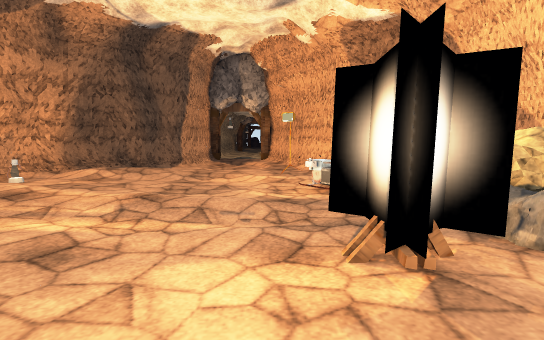
view 1 (above)

16 first-person views from a walk through a Unity game level. The camera is 1.3 m above the floor, tilts 6° down and sees 85° across. The floor is counted in squares, 1 m on a side. Each view is taken from the middle of a square. On the plan, view 1 faces up. The plan holds only what a view shows up to about 14 squares ahead; the rest is blank. The place goes on beyond the plan. The player character is not drawn. Some surface patterns are stand-ins.

view 2
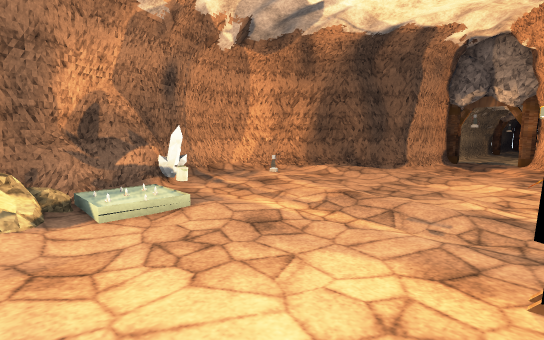

view 3
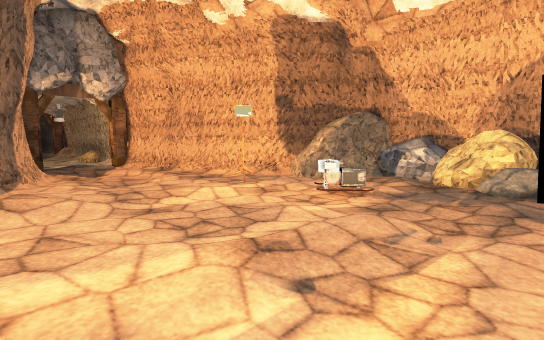

view 4
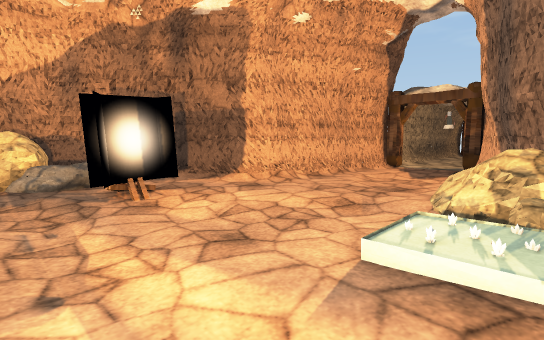

view 5
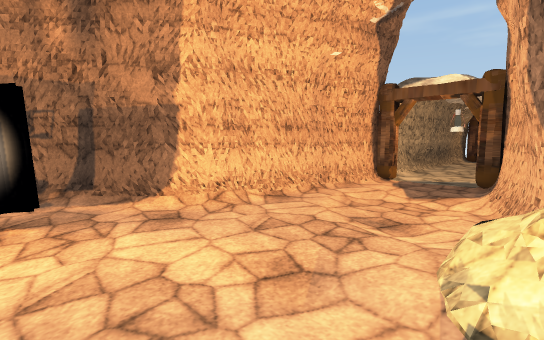

view 6
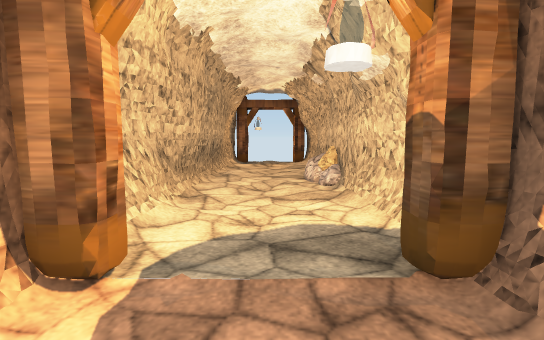

view 7
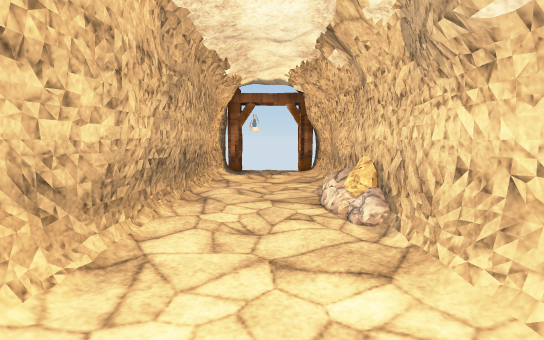

view 8
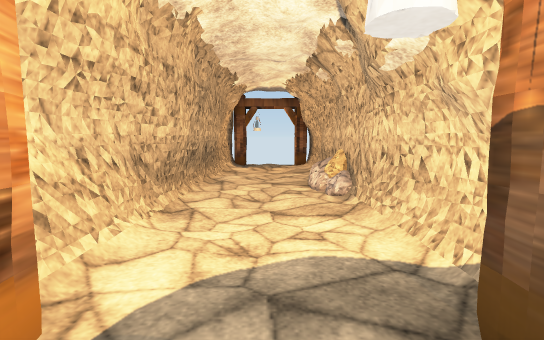

view 9
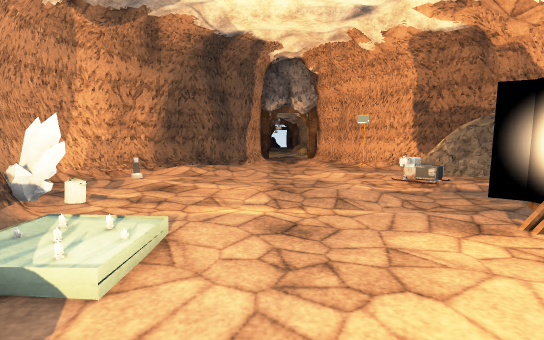

view 10
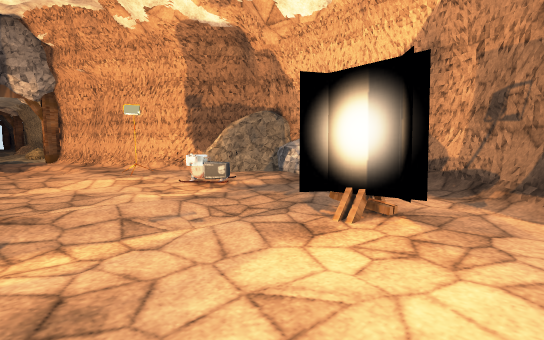

view 11
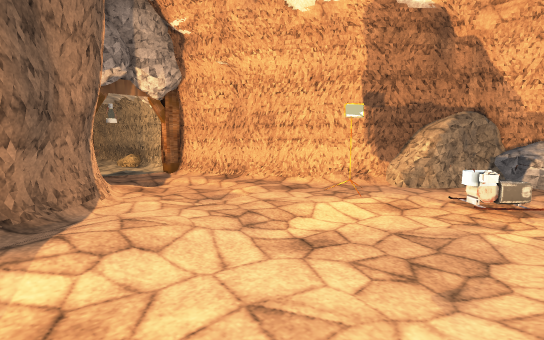

view 12
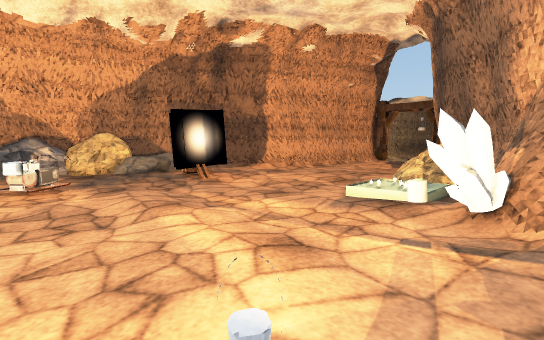

view 13
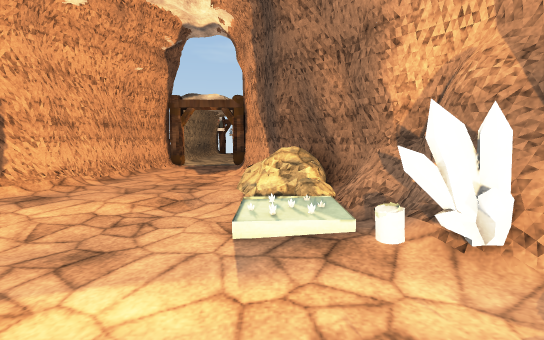

view 14
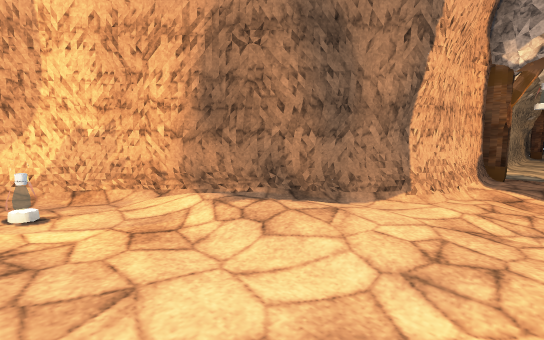

view 15
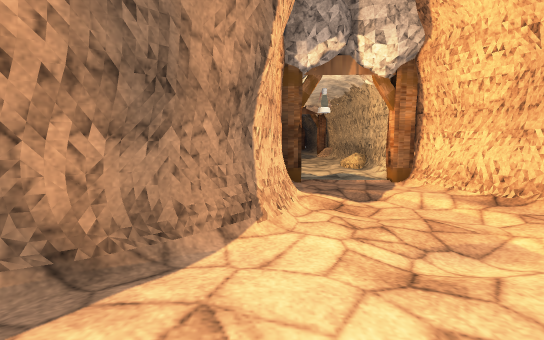

view 16
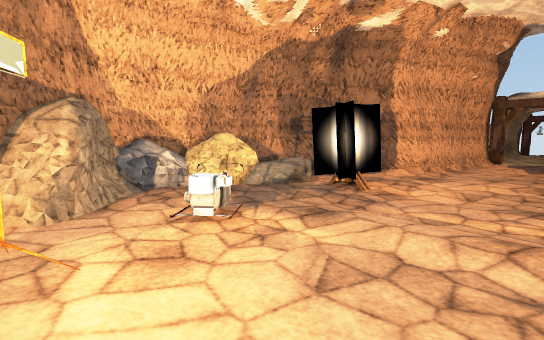

### Floor plan
Key: @ floor where view 1 was taken; # wall or solid block; x gap in a wall; . main floor; : floor 0.25 m higher than the main floor; - floor 0.25 m lower than the main floor; + floor 0.5 m higher than the main floor; / step, stairs or slope; G generator; L lantern; R rock; O other object.
Columns run from 10 left of view 1 to 6 right of it. Each row starts with its distance up from view 1.
 21           #
 20          .#
 19       ## .#
 18       #...#
 17       #./.##
 16       #.-..#
 15       #.--.#
 14      ##....##
 13    ###..-/..#
 12   ##/:......##
 11  ##/::.....O.#R
 10  #/....--....RRR
  9 ##.........G..RRR
  8 #/.L......-GG..RR
  7 ##...../....G..RR
  6 ##:...........RR#
  5  #/....----..:RR#
  4  ##OO...--.O.++##
  3   ##//..---OORR##
  2   ##/ ......./##
  1    # ..-..../##
  0    ##R/...@/##
 -1     #R/....##
 -2     ##.-/..#
 -3      #.....#
 -4      #/--./#
 -5      ##.-.##
 -6       #...#
 -7       #L..#
 -8       #...#
 -9       #...#
-10       #...#
-11       #...#
-12       #...#
-13       R/..#
-14       #R..#
-15       #...#
-16       #...#
-17       #...#
-18       #...#
-19       #...#
-20       #x O#

Positions as (right, up) in squares from view 1, and headings:
1: (0, 0), facing up
2: (1, 0), facing up-left
3: (-5, 4), facing up-right
4: (-6, 6), facing down-right
5: (-5, 3), facing down-right
6: (-2, -5), facing down
7: (-2, -8), facing down
8: (-2, -6), facing down
9: (-3, -1), facing up
10: (-3, 1), facing up-right
11: (-6, 7), facing up-right
12: (-8, 9), facing down-right
13: (-5, 7), facing down
14: (-2, 8), facing up-left
15: (-4, 10), facing up
16: (-3, 11), facing down-right
